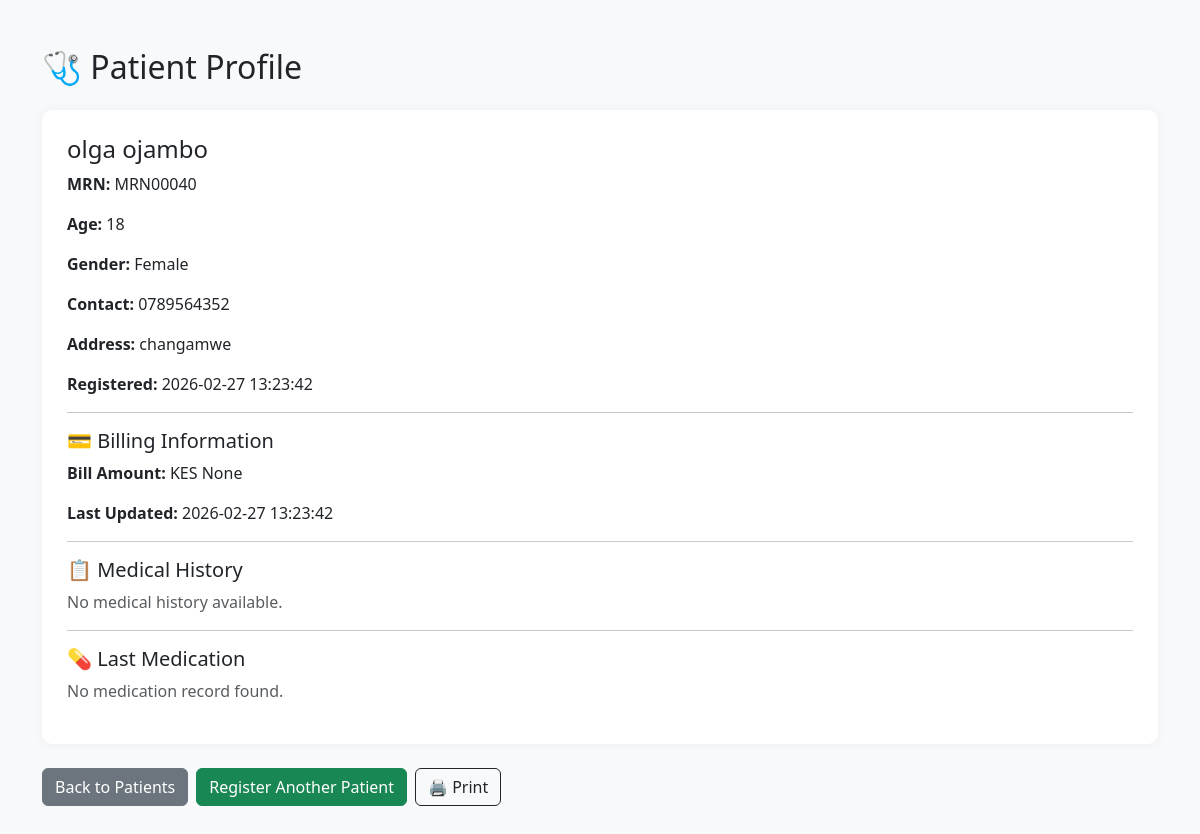
/patients/40, run on an earlier commit of the app's database.
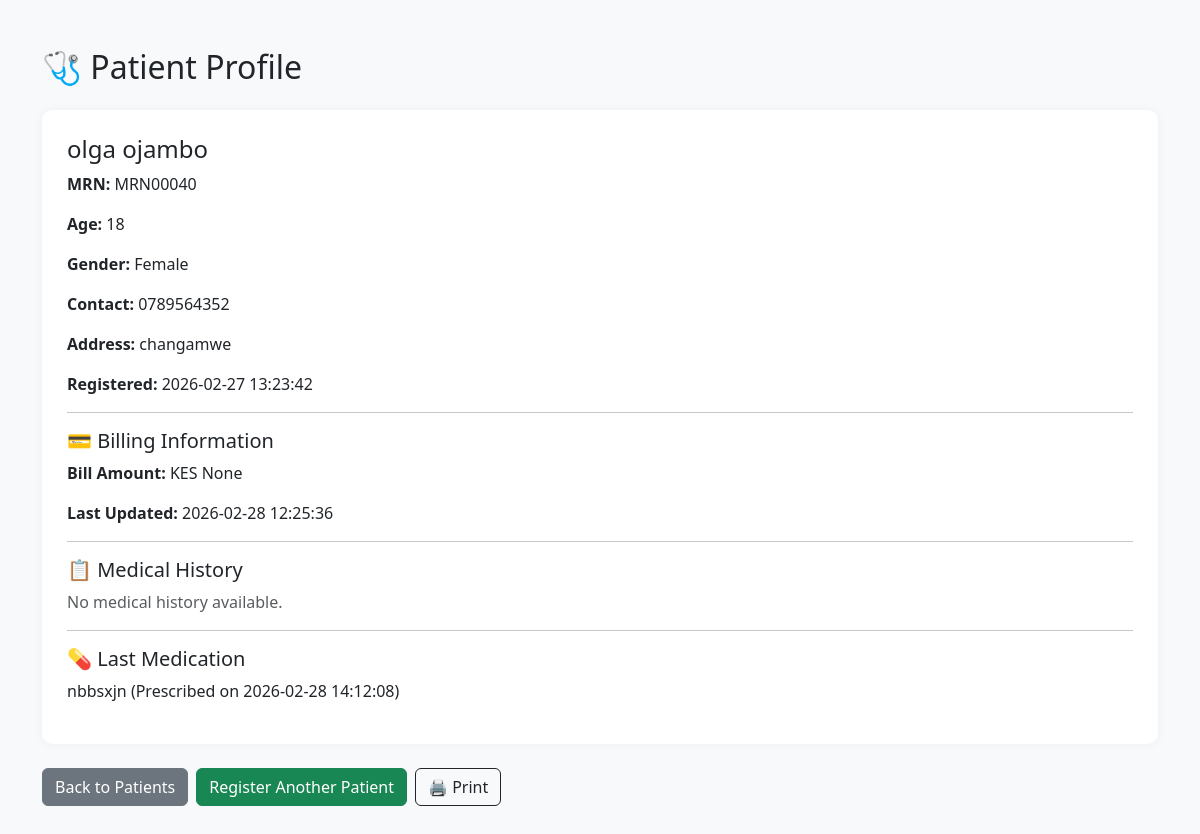
And on a later commit of the database.
### tables this page shows
CREATE TABLE patients (
    id INTEGER PRIMARY KEY AUTOINCREMENT,
    name TEXT NOT NULL,
    age INTEGER NOT NULL,
    gender TEXT NOT NULL,
    contact TEXT NOT NULL,
    address TEXT NOT NULL,
    symptoms TEXT,
    diagnosis TEXT,
    lab_results TEXT,
    prescribed_medicine TEXT,
    bill_amount REAL
, is_active INTEGER DEFAULT 1, admission_status TEXT DEFAULT 'outpatient', labor_status TEXT DEFAULT 'none', first_name TEXT, last_name TEXT, created_at TEXT, status TEXT DEFAULT 'draft', updated_at TEXT, card_number TEXT, medical_record_number TEXT, prescriptions TEXT, tests_ordered TEXT, billing_amount REAL);

CREATE TABLE pharmacy_orders (
  id INTEGER PRIMARY KEY AUTOINCREMENT,
  patient_id INTEGER,
  prescription TEXT,
  ordered_by TEXT,
  status TEXT DEFAULT 'pending',
  fulfilled_by TEXT,
  fulfilled_at TIMESTAMP,
  created_at TIMESTAMP DEFAULT CURRENT_TIMESTAMP
);

### app.py (the view)
@app.route('/patients/<int:id>')
def patient_detail(id):
    db = get_db()
    patient = db.execute("SELECT * FROM patients WHERE id=?", (id,)).fetchone()
    if not patient:
        abort(404)
    history = db.execute("""
        SELECT diagnosis, symptoms, created_at
        FROM medical_history
        WHERE patient_id=?
        ORDER BY created_at DESC
    """, (id,)).fetchall()
    last_med = db.execute("""
        SELECT prescription, created_at
        FROM pharmacy_orders
        WHERE patient_id=?
        ORDER BY created_at DESC
        LIMIT 1
    """, (id,)).fetchone()
    return render_template(
        'patient_detail.html',
        patient=patient,
        history=history,
        last_med=last_med
    )

### app.py (called while the page is built)
def get_db():
    conn = sqlite3.connect('hospital.db')
    conn.row_factory = sqlite3.Row
    return conn

### templates/patient_detail.html (shortened to what this page needs)
<!DOCTYPE html>
<html lang="en">
<head>
  <link href="https://cdn.jsdelivr.net/npm/bootstrap@5.3.0/dist/css/bootstrap.min.css" rel="stylesheet">
</head>
<body>
  <div class="container py-5">
    <h2 class="mb-4">🩺 Patient Profile</h2>
    <div class="patient-card">
      <h4>{{ patient.first_name }} {{ patient.last_name }}</h4>
      <p><strong>MRN:</strong> {{ patient.medical_record_number }}</p>
      <p><strong>Age:</strong> {{ patient.age }}</p>
      <p><strong>Gender:</strong> {{ patient.gender }}</p>
      <p><strong>Contact:</strong> {{ patient.contact }}</p>
      <p><strong>Address:</strong> {{ patient.address }}</p>
      <p><strong>Registered:</strong> {{ patient.created_at }}</p>
      <hr>
      <h5 class="mt-3">💳 Billing Information</h5>
      <p><strong>Bill Amount:</strong> KES {{ patient.bill_amount }}</p>
      <p><strong>Last Updated:</strong> {{ patient.updated_at }}</p>
      <hr>
      <h5 class="mt-3">📋 Medical History</h5>
      {% if history %}
        <ul class="list-group">
          {% for record in history %}
            <li class="list-group-item">
              <strong>{{ record.created_at }}:</strong>
              {{ record.diagnosis }} (Symptoms: {{ record.symptoms }})
            </li>
          {% endfor %}
        </ul>
      {% else %}
        <p class="text-muted">No medical history available.</p>
      {% endif %}
      <hr>
      <h5 class="mt-3">💊 Last Medication</h5>
      {% if last_med %}
        <p>{{ last_med.prescription }} (Prescribed on {{ last_med.created_at }})</p>
      {% else %}
        <p class="text-muted">No medication record found.</p>
      {% endif %}
    </div>
    <div class="mt-4 d-flex gap-2 no-print">
      <a href="{{ url_for('patients') }}" class="btn btn-secondary">Back to Patients</a>
      <a href="{{ url_for('register') }}" class="btn btn-success">Register Another Patient</a>
      <button onclick="window.print()" class="btn btn-outline-dark">🖨️ Print</button>
    </div>
  </div>
</body>
</html>

What changed in the data, as far as the page shows it:
changed patients "olga": updated_at "2026-02-27 13:23:42" → "2026-02-28 12:25:36"
added pharmacy_orders: prescription "nbbsxjn", created_at "2026-02-28 14:12:08"
Also different on the page:
text no longer shown: "No medication record found."
text now shown: "(Prescribed on )"
